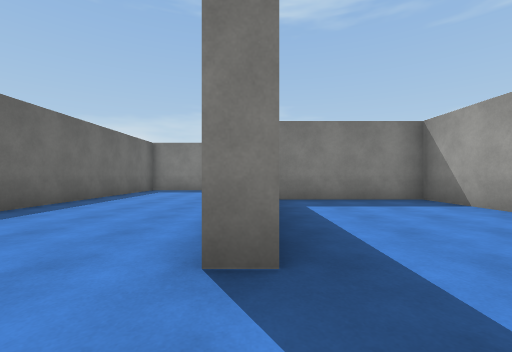
View 1 (above)

24 first-person views from a walk through a Unity game level. The camera is 1.2 m above the floor, looks level and sees 90° across. The floor is counted in squares, 2 m on a side. Each view is taken from the middle of a square. On the plan, view 1 faces up. The plan holds only what a view shows up to about 9 squares ahead; the rest is blank. The player character is not drawn. Surface patterns are stand-ins for the level's own textures.

View 2
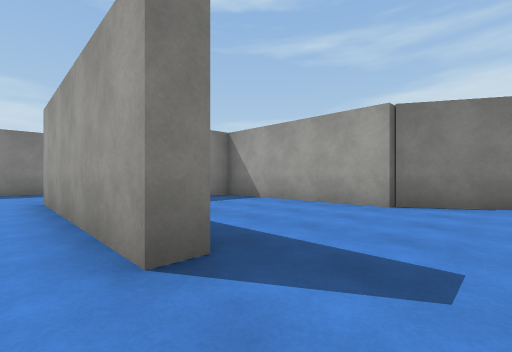

View 3
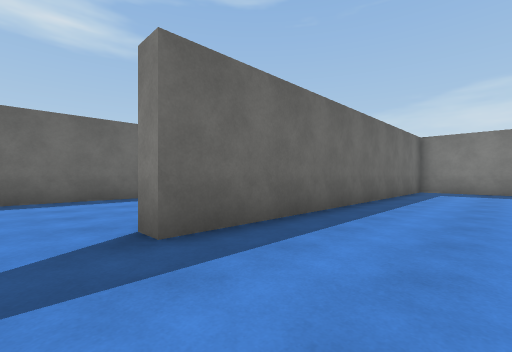

View 4
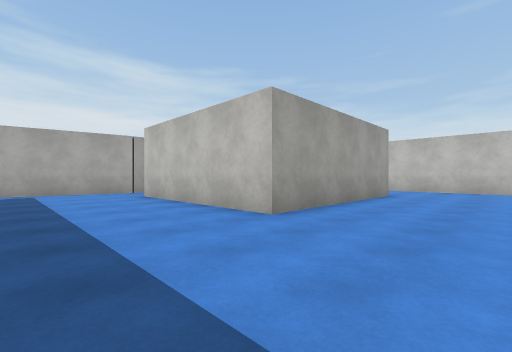

View 5
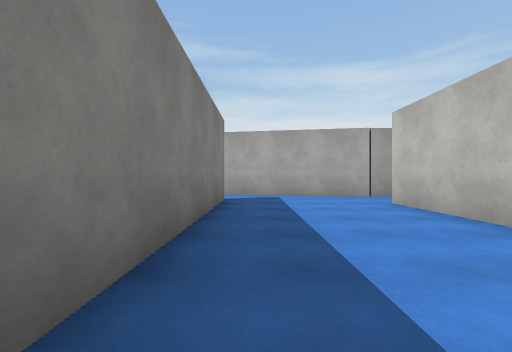

View 6
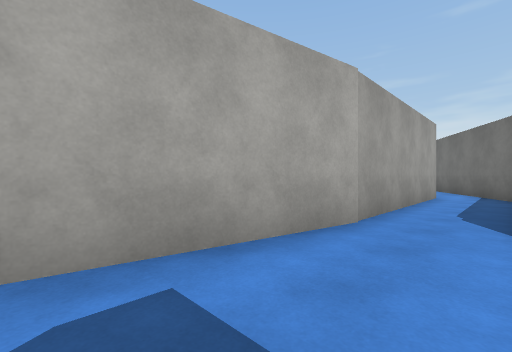

View 7
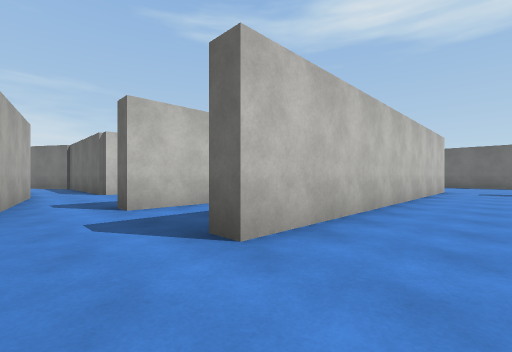

View 8
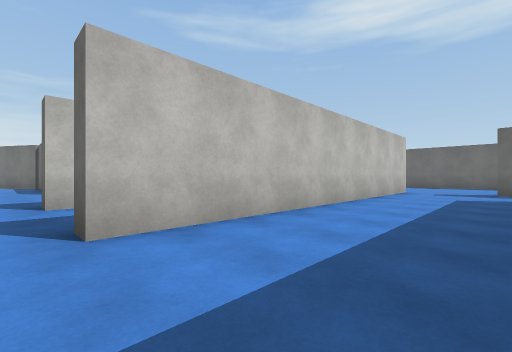

View 9
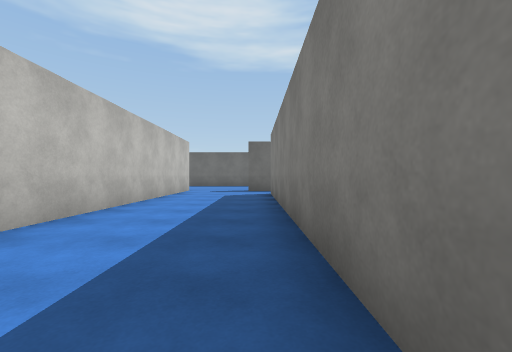

View 10
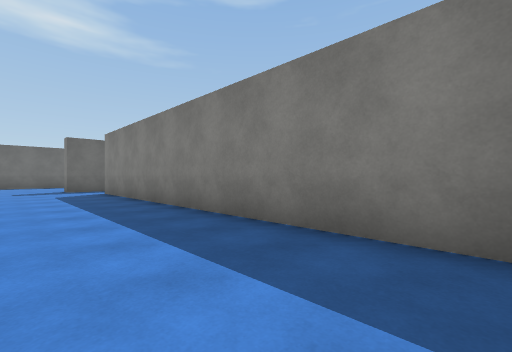

View 11
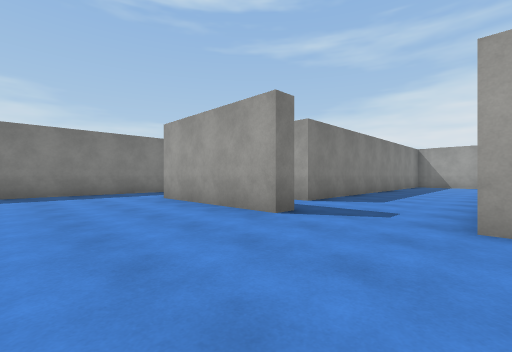

View 12
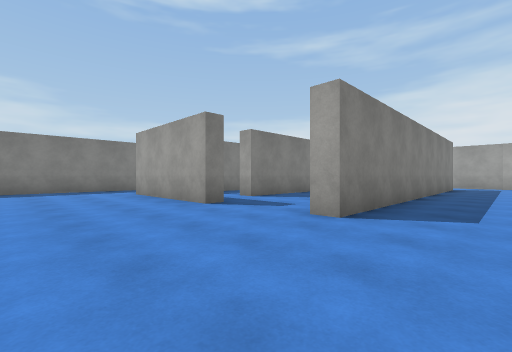

View 13
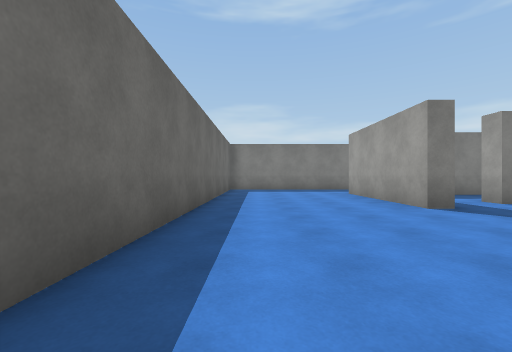

View 14
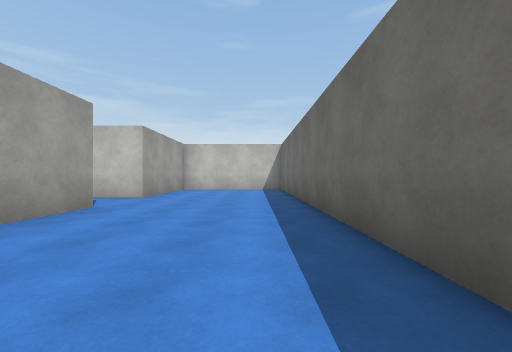

View 15
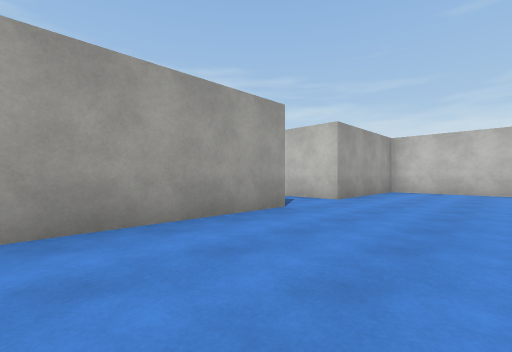

View 16
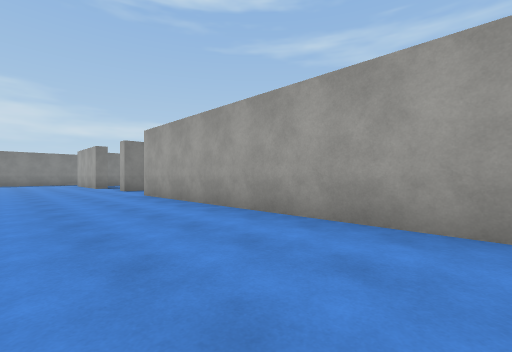

View 17
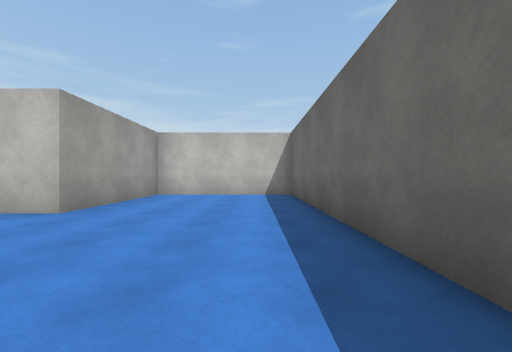

View 18
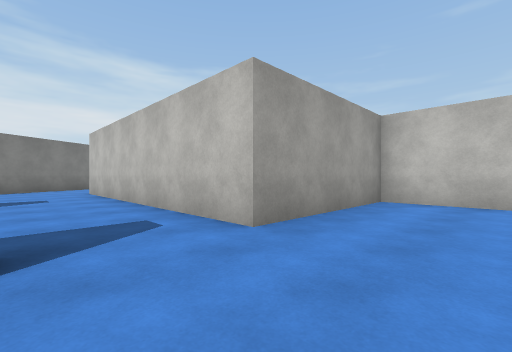

View 19
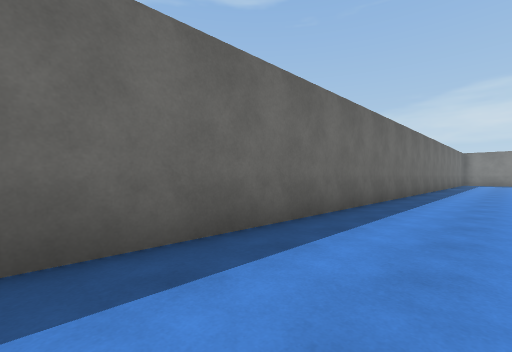

View 20
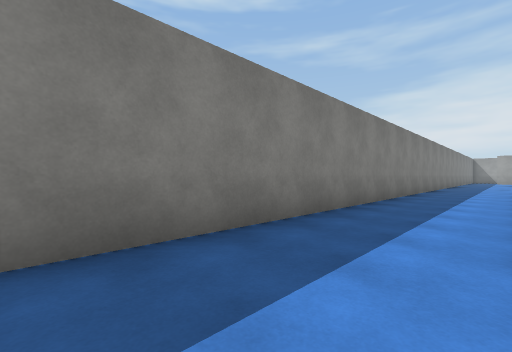

View 21
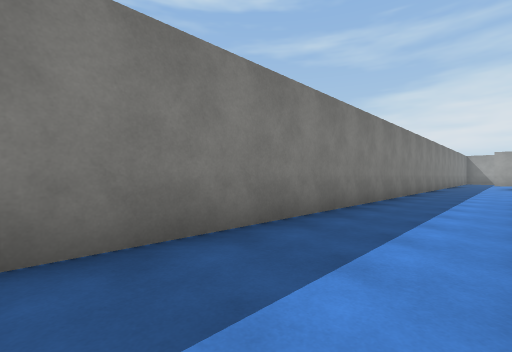

View 22
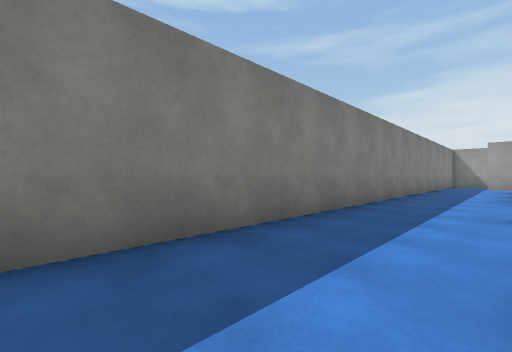

View 23
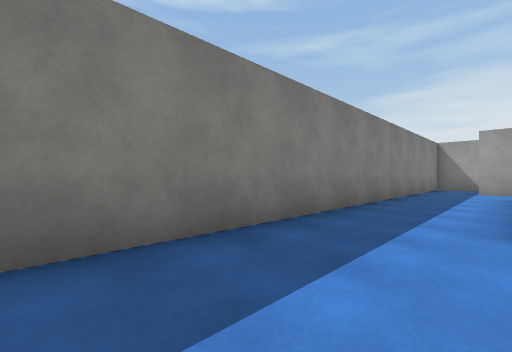

View 24
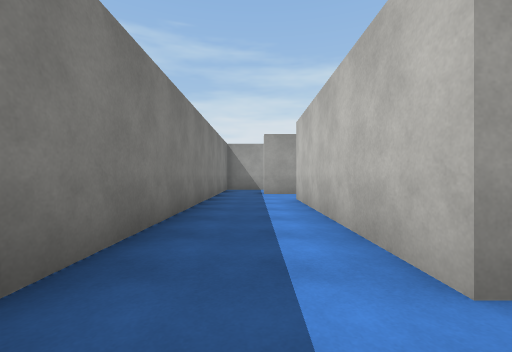

### Floor plan
Points are (right, up) in squares from view 1. A wall is a line through its corners. A room is listed if a view was taken in it or the views show most of it. See-through windows are left out.
Room 1 (view 1)
walls: (0.2, 1.6) (-0.4, 1.6); (4.3, 1.6) (4.3, 6.5) (0.5, 6.5); (4.8, 0.9) (4.4, 1.7); (-0.5, -1.1) (2.9, -1.1)
ways out: opening at (0, 0.5) to room 2; opening at (3.5, -0.5)
Room 2 (views 2, 3, 4, 5, 6)
walls: (-4.3, 10.4) (-4.3, 1.1); (-0.4, 1.6) (-0.4, 7) (4.7, 7); (6.4, 6.7) (7.2, 11); (5.4, 10.8) (-4, 10.8); (-3.4, -1.1) (-0.5, -1.1)
ways out: opening at (0, 0.5) to room 1; opening at (-4, 0) to room 4; opening at (6, 11) to room 4; opening at (6, 6) to room 5
Room 3 (views 7, 8, 9, 10)
walls: (7, 17.5) (-2.7, 17.5) (-2.7, 18); (-4, 14.3) (5.4, 14.3)
ways out: opening at (-4, 15.5) to room 4; opening at (6.5, 14) to room 4; opening at (-3, 18)
Room 4 (views 11, 12, 13, 14, 15, 16, 17, 18, 19, 20, 21, 22, 23, 24)
walls: (3, 13.7) (-4.5, 13.7) (-4.5, 14.2); (3.8, 11.3) (5.4, 11.3) (5.4, 10.8); (5.4, 14.3) (5.4, 13.8); (-4.2, 16.7) (-4.9, 16.7) (-4.9, 20.8); (10.1, 20.9) (15.6, 20.9); (-9.1, 20.9) (-9.1, -5.3) (-4.9, -5.3) (-4.9, -1.1) (-3.4, -1.1); (-4.3, 1.1) (-4.9, 1.1) (-4.9, 11.1); (17.6, 20.6) (17.6, 21.8); (18, 23.2) (-8, 23.2)
ways out: opening at (-4, 0) to room 2; opening at (6, 11) to room 2; opening at (-4, 15.5) to room 3; opening at (6.5, 14) to room 3; opening at (18, 22.5)
Room 5 (no view inside)
walls: (6.4, 1.6) (6.4, 6.8); (5, 1.6) (5.7, 0.3); (4.7, 7) (4.7, 5.5)
ways out: opening at (6, 6) to room 2

Positions as (right, up) in squares from view 1, and headings:
1: (0, 0), facing up
2: (-1, 0), facing up-right
3: (-2, 0), facing up-left
4: (-3, 10), facing down-right
5: (-1, 10), facing right
6: (5, 10), facing down-right
7: (7, 16), facing down-left
8: (6, 17), facing down-left
9: (6, 17), facing left
10: (7, 15), facing up-left
11: (-8, 14), facing up-right
12: (-8, 12), facing up-right
13: (-8, 12), facing up
14: (-8, 6), facing down
15: (-8, 5), facing down-right
16: (-8, 3), facing up-right
17: (-8, 3), facing down
18: (-7, 1), facing down-right
19: (-7, 3), facing up-left
20: (-7, 21), facing up-right
21: (-3, 21), facing up-right
22: (3, 21), facing up-right
23: (7, 21), facing up-right
24: (9, 22), facing right
